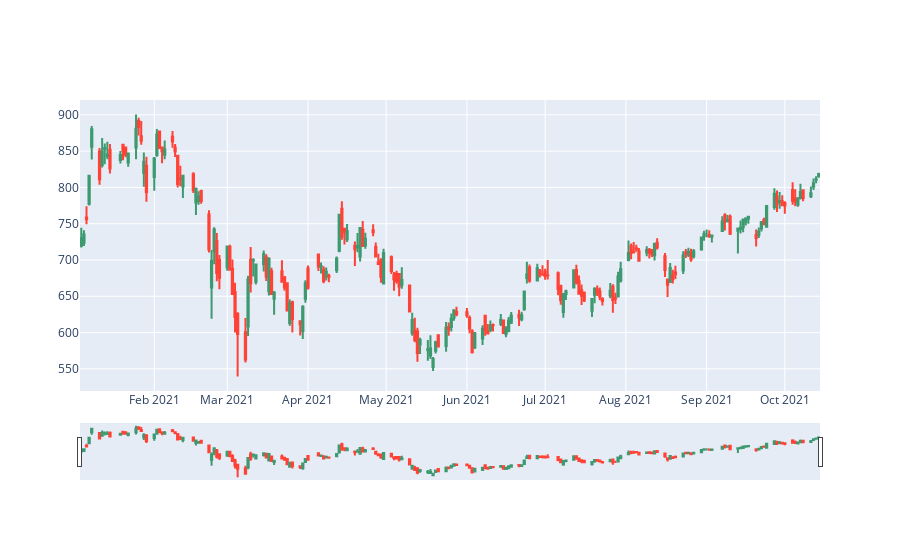

Notebook code for this chart:
### Markdown cell above
# Candlestick charts

*     Candlestick charts are used by traders to determine possible price movement based on past patterns.
*     Candlesticks are useful when trading as they show four price points (open, close, high, and low) throughout the period of time the trader specifies.

**To understand the chart,check this video:** Understanding Candlestick Charts for Beginners

### Code cell
# Candlestick chart of October 2021
trace = go.Candlestick(x=tesla['2021'].index,
                open=tesla['2021'].Open,
                high=tesla['2021'].High,
                low=tesla['2021'].Low,
                close=tesla['2021'].Close)
data = [trace]
iplot(data, filename='simple_candlestick')

### Figure 1 — Plotly figure (JSON) as saved in the notebook; plotly's stock layout.template omitted (floating-point values rounded to 4 significant figures; data arrays with more than 128 entries replaced by an {"elided": "..."} marker saying what was removed)
{"data": [{"close": {"elided": "198 float values"}, "high": {"elided": "198 float values"}, "low": {"elided": "198 float values"}, "open": {"elided": "198 float values"}, "type": "candlestick", "x": {"elided": "198 str values"}}], "layout": {}}
